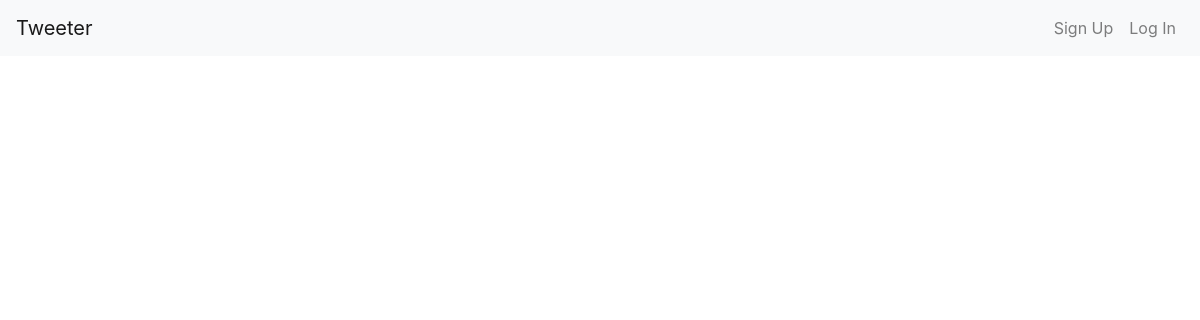
The app's page /, older data.
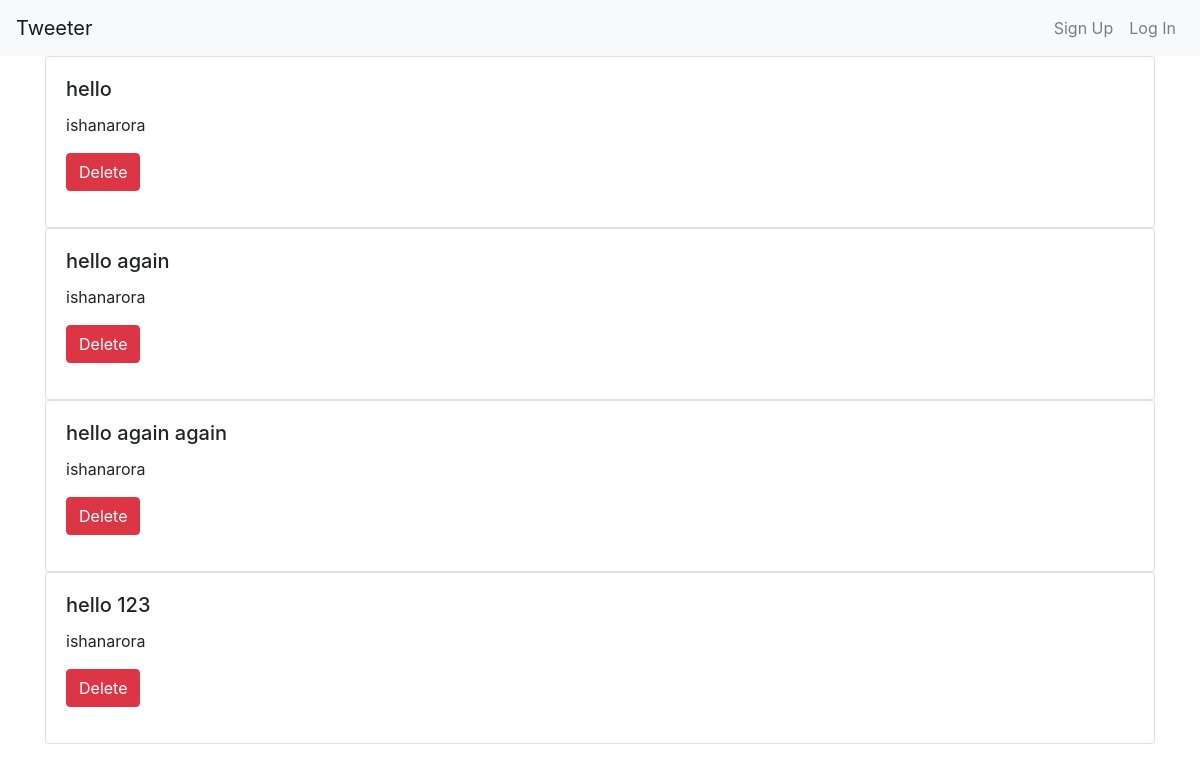
The same page, newer data.
### tweets/models.py (models this page shows, shortened)
class Tweet(models.Model):
    user = models.ForeignKey(get_user_model(), on_delete=models.PROTECT)
    body = models.CharField(max_length=255)
    created_at = models.DateTimeField(default=timezone.now)
    updated_at = models.DateTimeField(default=timezone.now)

### users/models.py (models this page shows, shortened)
class CustomUser(AbstractUser):
    gender = models.CharField(max_length=255, blank=True, null=True)
    dob = models.DateField(null=True, blank=True)
    location = models.CharField(max_length=255, blank=True, null=True)
    def __str__(self):
        return self.username

### tweets/views.py (the view)
# urls.py: path('', views.tweet_list, name='home'),
def tweet_list(request):
    return render(request, 'home.html', {'object_list': Tweet.objects.all()})

### tweets/templates/home.html (shortened to what this page needs)
{% extends 'base.html' %}
{% block content %}
  {% for tweet in object_list %}
    <div class="card" >
      <div class="card-body">
        <h5 class="card-title">{{ tweet.body }}</h5>
        <p class="card-text">{{ tweet.user }}</p>
        <form action="{% url 'delete_tweet' id=tweet.id %}" method="POST">
          <input class="btn btn-default btn-danger" type="submit" value="Delete"/>
        </form>
      </div>
    </div>
  {% endfor %}
{% endblock content %}

### templates/base.html (shortened to what this page needs)
{% load bootstrap4 %}
<html>
<head>
{% bootstrap_css %}
</head>
<body>
  <nav class="navbar navbar-expand-lg navbar-light bg-light">
    <a class="navbar-brand" href="{% url 'home' %}">Tweeter</a>
    <div class="collapse navbar-collapse" id="navbarSupportedContent">
      <ul class="navbar-nav ml-auto">
        {% if user.is_authenticated %}
          <li class="nav-item dropdown">
            <a class="nav-link dropdown-toggle" href="#" id="navbarDropdownMenuLink"
            data-toggle="dropdown" aria-haspopup="true"
            aria-expanded="false">
              Welcome {{ user.username }}
            </a>
            <div class="dropdown-menu" aria-labelledby="navbarDropdownMenuLink">
              <a class="dropdown-item" href="{% url 'update_user' user.pk %}">Profile</a>
              <a class="dropdown-item" href="{% url 'logout' %}">Log Out</a>
            </div>
          </li>
        {% else %}
        <li class="nav-item">
          <a class="nav-link" href="{% url 'signup' %}">Sign Up</a>
        </li>
          <li class="nav-item">
            <a class="nav-link" href="{% url 'login' %}">Log In</a>
          </li>
        {% endif %}
      </ul>
    </div>
  </nav>
  <div class="container">
      {% block content %}(no content){% endblock %}
  </div>
</body>
</html>

Row changes from the older to the newer data that the page shows:
added Tweet: body "hello", user "ishanarora"
added Tweet: body "hello again", user "ishanarora"
added Tweet: body "hello again again", user "ishanarora"
added Tweet: body "hello 123", user "ishanarora"
